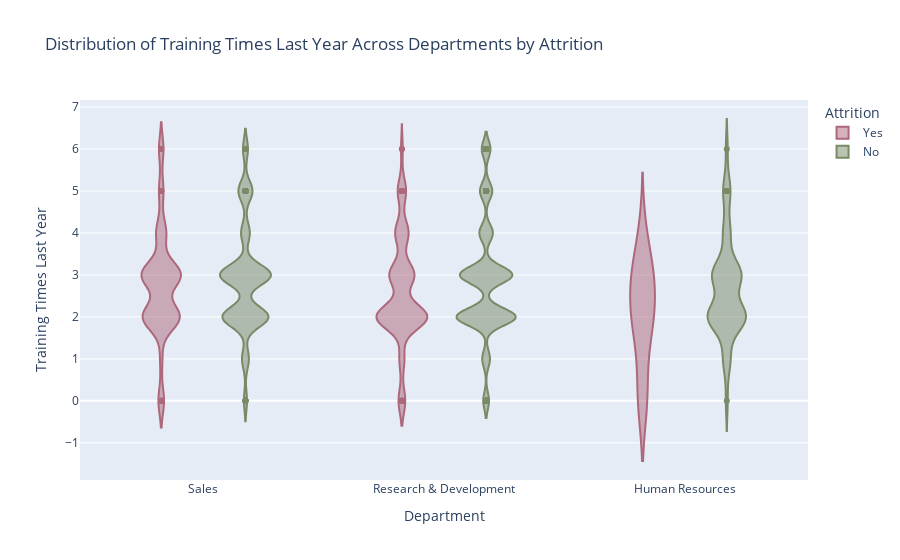

Notebook cell for this chart:
### Code cell
import plotly.express as px
# Violin plot for distribution of TrainingTimesLastYear across Department, colored by Attrition for relevance to turnover
fig = px.violin(
    df,
    x='Department',
    y='TrainingTimesLastYear',
    color='Attrition',
    title='Distribution of Training Times Last Year Across Departments by Attrition',
    labels={'Attrition': 'Attrition Status'},
    color_discrete_map={'Yes': '#AD687B', 'No': '#798A66'}
)
fig.update_layout(
    xaxis_title='Department',
    yaxis_title='Training Times Last Year',
    legend_title='Attrition',
    hovermode='closest'
)
fig.show()
print("Training is skewed toward 2-3 sessions (median ~3), with most employees receiving moderate training regardless of department or attrition. Wider violin sections indicate higher density of employees at those training levels.")

### Figure 1 — Plotly figure (JSON) as saved in the notebook; plotly's stock layout.template omitted (floating-point values rounded to 4 significant figures; data arrays with more than 128 entries replaced by an {"elided": "..."} marker saying what was removed)
{"data": [{"alignmentgroup": "True", "box": {"visible": false}, "hovertemplate": "Attrition Status=Yes<br>Department=%{x}<br>TrainingTimesLastYear=%{y}<extra></extra>", "legendgroup": "Yes", "marker": {"color": "#AD687B"}, "name": "Yes", "offsetgroup": "Yes", "orientation": "v", "scalegroup": "True", "showlegend": true, "type": "violin", "x": {"elided": "237 str values"}, "x0": " ", "xaxis": "x", "y": {"elided": "237 int values"}, "y0": " ", "yaxis": "y"}, {"alignmentgroup": "True", "box": {"visible": false}, "hovertemplate": "Attrition Status=No<br>Department=%{x}<br>TrainingTimesLastYear=%{y}<extra></extra>", "legendgroup": "No", "marker": {"color": "#798A66"}, "name": "No", "offsetgroup": "No", "orientation": "v", "scalegroup": "True", "showlegend": true, "type": "violin", "x": {"elided": "1233 str values"}, "x0": " ", "xaxis": "x", "y": {"elided": "1233 int values"}, "y0": " ", "yaxis": "y"}], "layout": {"hovermode": "closest", "legend": {"title": {"text": "Attrition"}, "tracegroupgap": 0}, "title": {"text": "Distribution of Training Times Last Year Across Departments by Attrition"}, "violinmode": "group", "xaxis": {"anchor": "y", "domain": [0, 1], "title": {"text": "Department"}}, "yaxis": {"anchor": "x", "domain": [0, 1], "title": {"text": "Training Times Last Year"}}}}
